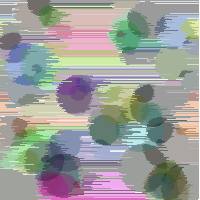
Frame 1 (no input)
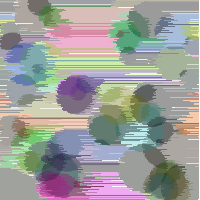
Frame 60 (the mouse pressed at the canvas centre just before this capture)
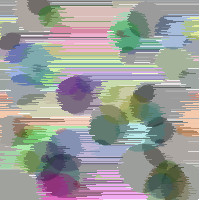
Frame 120 (the mouse held since frame 60 and released just before this capture)

The Processing sketch that drew these frames (run headless with seeded random() and noise(); from frame 60 on, the mouse is pressed at the canvas centre):

// Processing sketch: processing_186522
// ── processing_186522.pde

float[] H;
float[] S;
float[] B;

void setup() {
  size(200, 200);
  colorMode(HSB, 360, 100, 100);
  background(360);

  noStroke();
  for (int j = 0; j < 80; j++) {
    float r = random(5, 50);
    fill(random(360), random(50, 100), random(100), 100);
    ellipse(random(width), random(height), r, r);
  }

  //----------------------------------

  H = new float[width*height];
  S = new float[width*height];
  B = new float[width*height];

  loadPixels();
  for (int i = 0; i < width * height - 1; i++) {
    H[i] = hue(pixels[i]);
    S[i] = saturation(pixels[i]);
    B[i] = brightness(pixels[i]);
  }
  updatePixels();
}

void draw() {
  background(360);

  for (int i = 0; i < width * height -1; i++) {
    if (random(100) > B[i]) {
      fill(H[i], S[i], B[i]);
    }
    rect((i%width)-1, i/width, 1, 1);
  }
}
